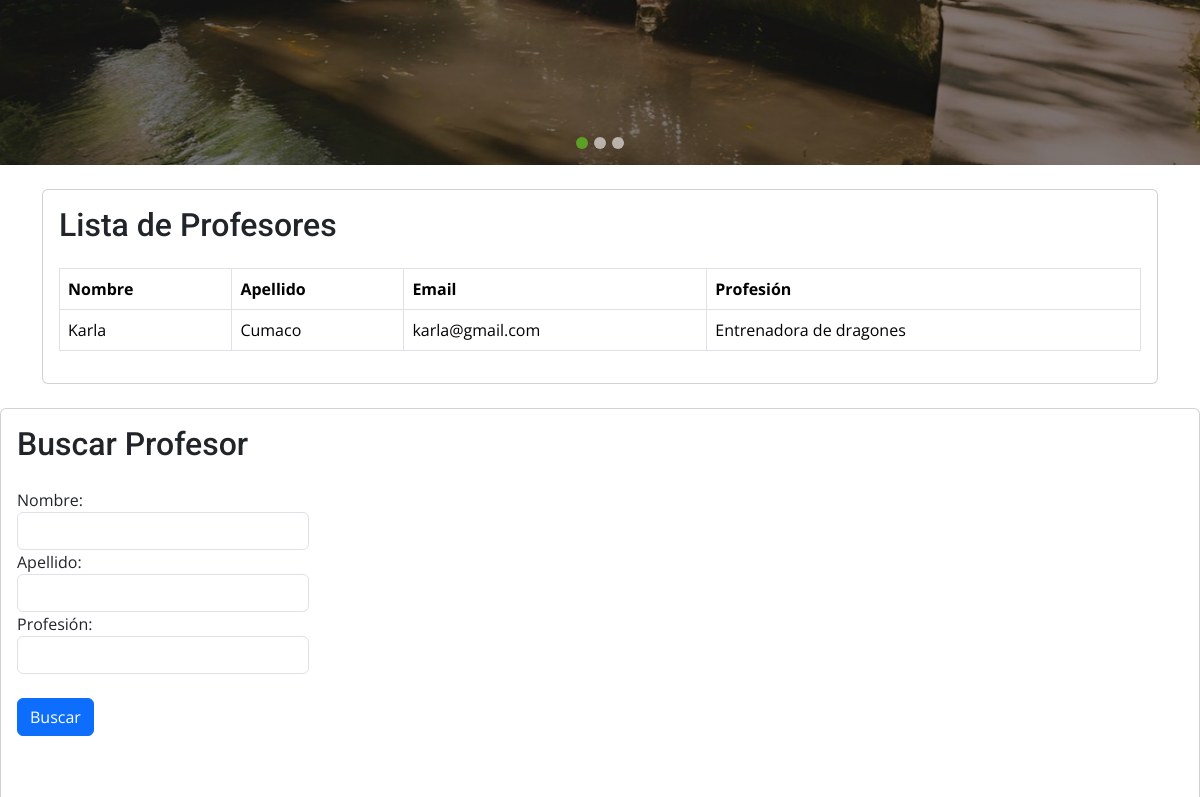
Page /APP-Magic/Postulados/ (middle part) on the earlier database version.
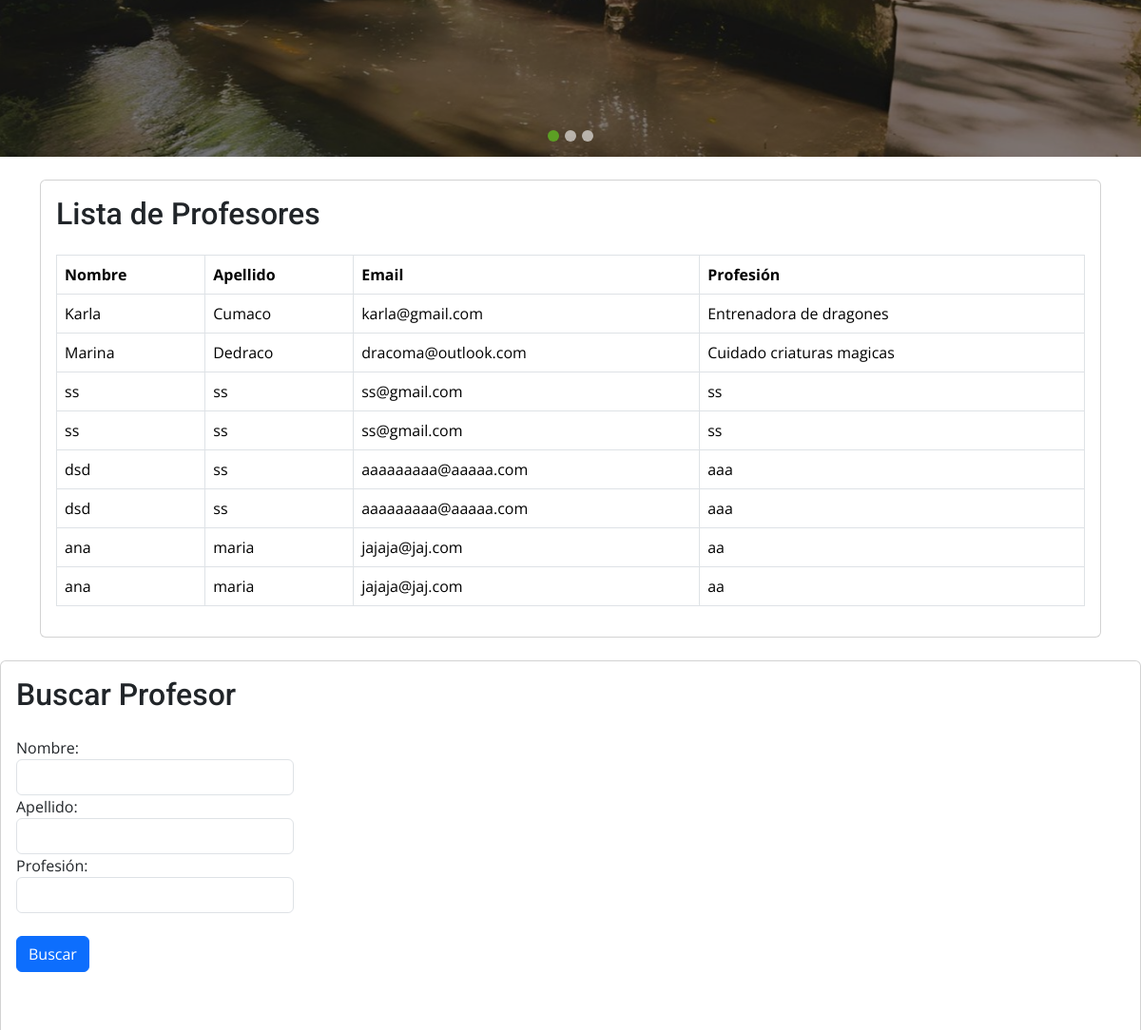
Same page on the later database version.
### APPMagic/models.py (models this page shows, shortened)
class Profesor(models.Model):
    nombre = models.CharField(max_length=30)
    apellido = models.CharField(max_length=30)
    email = models.EmailField(null=True)
    profesion = models.CharField(max_length=30)
    Cursos= models.ManyToManyField(Curso)
    hechizo_favorito = models.CharField(max_length=100, null=True)  # Nuevo hechizo favorito
    criatura_magica = models.CharField(max_length=100, null=True)  # Criatura mágica favorita

### APPMagic/views.py (the view, shortened to what this page needs)
# urls.py: path('Postulados/', views.profesores_view, name='profesores_view'),
def profesores_view(request):
    mis_profesores = Profesor.objects.all()
    form = BusquedaProfesorForm(request.GET or None)
    search_results = None
    if request.method == 'POST':
        formularioprofesor = ProfesorForm(request.POST)
        if formularioprofesor.is_valid():
            formularioprofesor.save()
            return redirect('Postulados')  # Redirige a la misma página después de guardar
    else:
        formularioprofesor = ProfesorForm()
    return render(request, 'Postulados.html', {
        'mis_profesores': mis_profesores,
        'form': form,
        'search_results': search_results,
        'formularioprofesor': formularioprofesor
    })

### APPMagic/forms.py
class BusquedaProfesorForm(forms.Form):
    nombre = forms.CharField(required=False, label='Nombre')
    apellido = forms.CharField(required=False, label='Apellido')
    profesion = forms.CharField(required=False, label='Profesión')

class ProfesorForm(forms.ModelForm):
    class Meta:
        model = Profesor
        fields = ['nombre', 'apellido', 'email', 'profesion', 'Cursos', 'hechizo_favorito', 'criatura_magica']
        widgets = {
            'nombre': forms.TextInput(attrs={'class': 'form-control'}),
            'apellido': forms.TextInput(attrs={'class': 'form-control'}),
            'email': forms.EmailInput(attrs={'class': 'form-control'}),
            'profesion': forms.TextInput(attrs={'class': 'form-control'}),
            'Cursos': forms.SelectMultiple(attrs={'class': 'form-control'}),
            'hechizo_favorito': forms.TextInput(attrs={'class': 'form-control'}),
            'criatura_magica': forms.TextInput(attrs={'class': 'form-control'}),
        }

### APPMagic/templates/Postulados.html (shortened to what this page needs)
{% extends 'Base.html' %}
{% block contenidobipolar %}
    <div class="container mt-4">
        <div class="card">
            <div class="card-body">
                <h2 class="card-title mb-4">Lista de Profesores</h2>
                <div class="table-responsive">
                    <table class="table table-bordered">
                        <thead>
                            <tr>
                                <th>Nombre</th>
                                <th>Apellido</th>
                                <th>Email</th>
                                <th>Profesión</th>
                            </tr>
                        </thead>
                        <tbody>
                            {% for profesor in mis_profesores %}
                                <tr>
                                    <td>{{ profesor.nombre }}</td>
                                    <td>{{ profesor.apellido }}</td>
                                    <td>{{ profesor.email }}</td>
                                    <td>{{ profesor.profesion }}</td>
                                </tr>
                            {% empty %}
                                <tr>
                                    <td colspan="3">No hay profesores registrados.</td>
                                </tr>
                            {% endfor %}
                        </tbody>
                    </table>
                </div>
            </div>
        </div>
    </div>
        <div class="card mt-4">
        <div class="card-body">
            <h2 class="card-title mb-4">Buscar Profesor</h2>
            <form method="get" action="{% url 'profesores_view' %}">
                <div class="form-row">
                    <div class="form-group col-md-3">
                        <label for="id_nombre">Nombre:</label>
                        <input type="text" id="id_nombre" name="nombre" class="form-control" value="{{ request.GET.nombre }}">
                    </div>
                    <div class="form-group col-md-3">
                        <label for="id_apellido">Apellido:</label>
                        <input type="text" id="id_apellido" name="apellido" class="form-control" value="{{ request.GET.apellido }}">
                    </div>
                    <div class="form-group col-md-3">
                        <label for="id_profesion">Profesión:</label>
                        <input type="text" id="id_profesion" name="profesion" class="form-control" value="{{ request.GET.profesion }}">
                    </div>
                <br>
                <button type="submit" name="search" class="btn btn-primary">Buscar</button>
            </form>
        </div>
    </div>
    <div class="container mt-4">
<br>
{% endblock contenidobipolar%}

### APPMagic/templates/Base.html (shortened to what this page needs)
<!DOCTYPE html>
<html lang="en">
<head>
{% load static %}
  <link href="{% static 'assets/vendor/animate.css/animate.min.css' %}" rel="stylesheet">
  <link href="{% static 'assets/vendor/bootstrap/css/bootstrap.min.css' %}" rel="stylesheet">
  <link href="{% static 'assets/vendor/bootstrap-icons/bootstrap-icons.css' %}" rel="stylesheet">
  <link href="{% static 'assets/vendor/boxicons/css/boxicons.min.css' %}" rel="stylesheet">
  <link href="{% static 'assets/vendor/glightbox/css/glightbox.min.css' %}" rel="stylesheet">
  <link href="{% static 'assets/vendor/swiper/swiper-bundle.min.css' %}" rel="stylesheet">
  <link href="{% static 'assets/css/style.css' %}" rel="stylesheet">
</head>
<body>
  <section id="hero">
    <div class="hero-container">
      <div id="heroCarousel" data-bs-interval="5000" class="carousel slide carousel-fade" data-bs-ride="carousel">
        <ol class="carousel-indicators" id="hero-carousel-indicators"></ol>
        <div class="carousel-inner" role="listbox">
          <div class="carousel-item active" style="background-image: url({% static 'assets/img/slide/slide-1.jpg' %});">
            <div class="carousel-container">
            </div>
          </div>
        </div>
        <a class="carousel-control-prev" href="#heroCarousel" role="button" data-bs-slide="prev">
        </a>
        <a class="carousel-control-next" href="#heroCarousel" role="button" data-bs-slide="next">
        </a>
      </div>
    </div>
  </section>
 {%block contenidobipolar%}  {%endblock contenidobipolar%}
</body>
</html>

### APPMagic/static/assets/css/style.css (style rules this page uses)
body { font-family: "Open Sans", sans-serif; color: #444444; }
a { color: #5c9f24; text-decoration: none; }
h1, h2, h3, h4, h5, h6 { font-family: "Roboto", sans-serif; }
#hero { width: 100%; height: 100vh; background-color: rgba(17, 17, 17, 0.8); overflow: hidden; padding: 0; }
#hero .carousel-item { width: 100%; height: 100vh; background-size: cover; background-position: center; background-repeat: no-repeat; position: relative; transition: 0.3; }
#hero .carousel-item::before { content: ""; background-color: rgba(0, 0, 0, 0.5); position: absolute; top: 0; right: 0; left: 0; bottom: 0; }
#hero .carousel-container { display: flex; justify-content: center; align-items: center; position: absolute; bottom: 0; top: 0; left: 0; right: 0; }
#hero .carousel-inner .carousel-item { transition-property: opacity; background-position: center top; }
#hero .carousel-inner .carousel-item, #hero .carousel-inner .active.carousel-item-start, #hero .carousel-inner .active.carousel-item-end { opacity: 0; }
#hero .carousel-inner .active, #hero .carousel-inner .carousel-item-next.carousel-item-start, #hero .carousel-inner .carousel-item-prev.carousel-item-end { opacity: 1; transition: 0.5s; }
@media (min-width: 1024px) { #hero .carousel-control-prev, #hero .carousel-control-next { width: 5%; } }
section { padding: 60px 0; }

Differences in the rows shown:
added Profesor: nombre "Marina", apellido "Dedraco", email "dracoma@outlook.com", profesion "Cuidado criaturas magicas"
added Profesor: nombre "ss", apellido "ss", email "ss@gmail.com", profesion "ss"
added Profesor: nombre "ss", apellido "ss", email "ss@gmail.com", profesion "ss"
added Profesor: nombre "dsd", apellido "ss", email "aaaaaaaaa@aaaaa.com", profesion "aaa"
added Profesor: nombre "dsd", apellido "ss", email "aaaaaaaaa@aaaaa.com", profesion "aaa"
added Profesor: nombre "ana", apellido "maria", email "jajaja@jaj.com", profesion "aa"
added Profesor: nombre "ana", apellido "maria", email "jajaja@jaj.com", profesion "aa"
